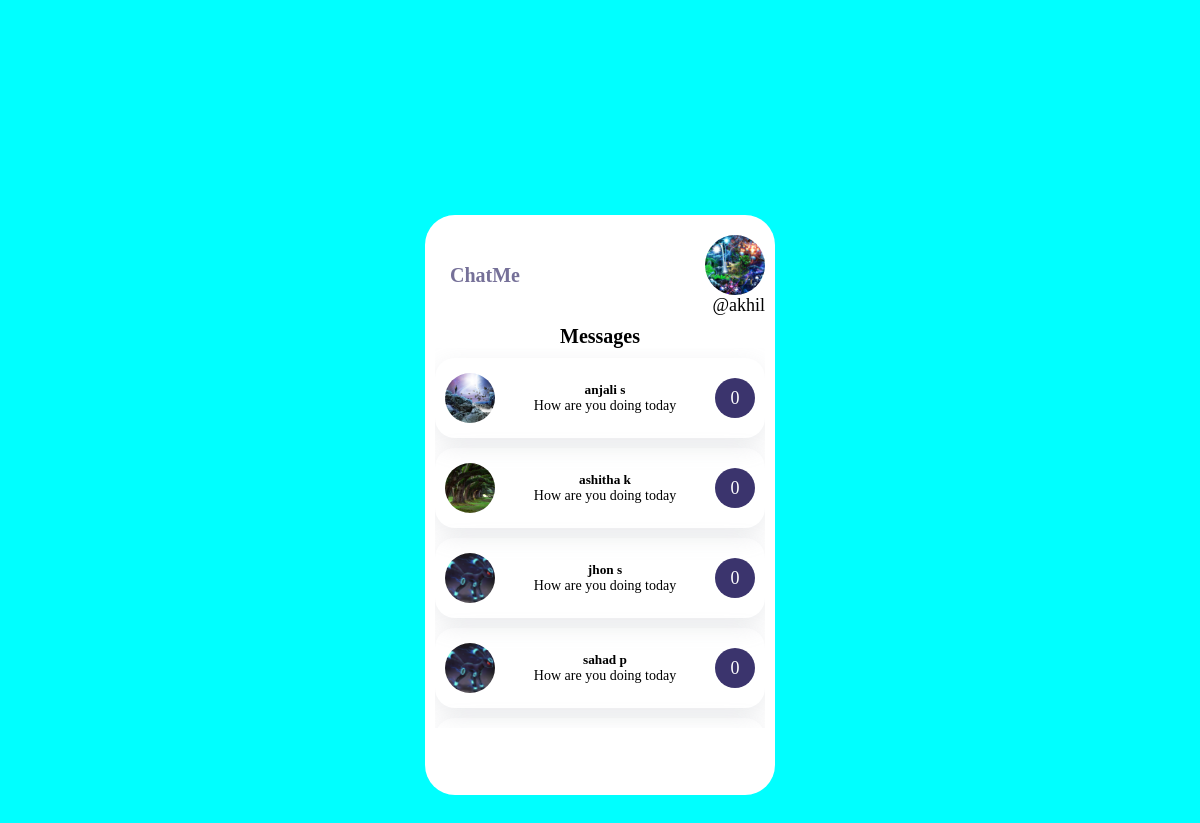
/ (signed in), run on the app's committed database.
### mychattapp/models.py (models this page shows, shortened)
class Profile(models.Model):
    user=models.OneToOneField(User,on_delete=models.CASCADE)
    name=models.CharField(max_length=200)
    img=models.ImageField(upload_to="img",blank=True,null=True)
    friends=models.ManyToManyField('Friend',related_name="my_friends")

class Friend(models.Model):
    profile=models.OneToOneField(Profile,on_delete= models.CASCADE)

### mychattapp/views.py (the view)
# urls.py: path("",views.index,name="index"),
def index(request):
    user=request.user.profile
    friends=request.user.profile.friends.all()
    context={"user":user ,"friends":friends}
    return render(request, "index.html" ,context)

### mychattapp/templates/index.html (shortened to what this page needs)
{% extends "base.html" %}
{% block content %}
<div class="chat-container">
  <div class="main">
    <div class="logo">
      ChatMe
    </div>
    <div class="sub-main">
      <div class="main-user">
        <img src="{{request.user.profile.img.url}}" alt="profile picture" />
      </div>
      <p>@{{request.user.username}}</p>
    </div>
  </div>
  <div class="header">Messages</div>
  <div class="friends-container">
    {% for friend in friends%}
    <a href="{%url 'detail' friend.profile.id  %}" style="color:black; text-decoration: none">
      <div class="friends">
        <div class="pic">
          <img src="{{friend.profile.img.url}}" alt="" />
        </div>
        <div class="name">
          <h5>{{friend.profile.name}}</h5>
          <p>How are you doing today</p>
        </div>
        <div class="time_new_msg">
          <div class="msg">0</div>
        </div>
      </div>
    </a>
    {% endfor %}
  </div>
  <div class="footer">
  </div>
</div>
{% endblock %}

### mychattapp/templates/base.html (shortened to what this page needs)
<!DOCTYPE html>
{% load static %}
<html lang="en">
<head>
    <link rel="stylesheet" href="{% static 'css/style.css' %}">
</head>
<body>
    {% block content %}{% endblock %}
</body>
</html>

### mychattapp/static/css/style.css (style rules this page uses)
* { padding: 0px; margin: 0px; box-sizing: border-box; font-family: Poppins; }
body { width: 100%; height: 100vh; display: flex; align-items: center; justify-content: center; background-color:aqua; font-family: Poppins; }
.logo { width: 100px; height: 100px; display: flex; align-items: center; justify-content: center; font-size: 20px; font-weight: bold; color: rgb(117, 112, 152); line-height: 20px; }
.main { width: 100%; height: auto; display: flex; align-items: center; justify-content: space-between; }
img { object-fit: cover; height: 100%; width: 100%; border-radius: 50%; }
.chat-container, .chat-container2 { width: 350px; height: 580px; background-color: white; border-radius: 30px; padding: 10px 10px }
.sub-main { width: 200px; display: flex; align-items: flex-end; justify-content: center; flex-direction: column; }
.sub-main p { font-size: 18px; }
.main-user { width: 60px; height: 60px; float: right; border-radius: 50%; }
.header { width: 100%; height: auto; display: flex; align-items: center; justify-content: center; font-size: 20px; font-weight: bold; }
.friends-container { width: 100%; height: 380px; overflow: auto; }
.friends { width: 100%; height: 80px; box-shadow: rgba(149, 157, 165, 0.2) 0px 8px 24px; border-radius: 20px; display: flex; align-items: center; justify-content: space-between; margin-top: 10px; padding: 0px 10px; }
.pic, .pro-pic { width: 50px; height: 50px; border-radius: 50%; }
.name { flex-grow: 2; display: flex; align-items: center; justify-content: center; flex-direction: column; }
.name p { font-size: 14px; }
.time_new_msg { width: auto; height: 50px; display: flex; align-items: center; justify-content: center; flex-direction: column; }
.msg { width: 40px; height: 40px; background-color: rgb(59, 52, 109); border-radius: 50%; text-align: center; color: white; display: flex; align-items: center; justify-content: center; font-size: 18px; }
.footer { width: 100%; height: 40px; display: flex; align-items: center; justify-content: space-around; }

### data on the page
Friend: profile.img (picture), profile.name "anjali s"
Friend: profile.img (picture), profile.name "ashitha k"
Friend: profile.img (picture), profile.name "jhon s"
Friend: profile.img (picture), profile.name "sahad p"

### other printed values
{{ request.user.username }} "akhil"
